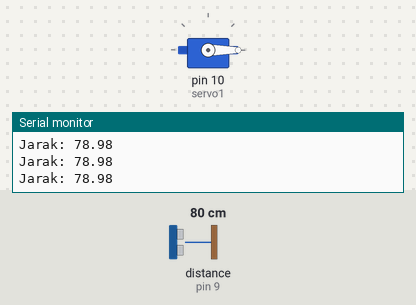
A sketch run on a simulated Arduino Uno, built with avr-gcc and run on an emulated ATmega328P. Parts: servo, the last lines printed to the serial monitor. Wiring (inferred from the names in the program): ultrasonic range finder: trigger pin 8; echo pin 9. Inputs (shaded band) come from the test bench; at power-on: distance to the obstacle (sensor on pin 9) 80 cm. The echo pulse lasts 58.3 µs per cm.

Above: at 2.2 s.
2.3 s: distance to the obstacle (sensor on pin 9) set to 22 cm
3.8 s: distance to the obstacle (sensor on pin 9) set to 18 cm
At 4.4 s:
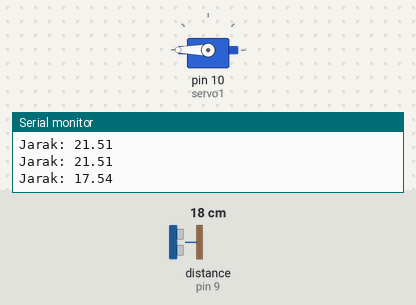
6.8 s: distance to the obstacle (sensor on pin 9) set to 35 cm
At 7.5 s:
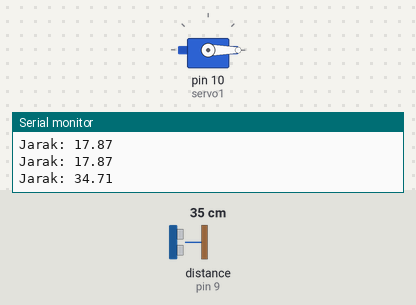
8.7 s: distance to the obstacle (sensor on pin 9) set to 2 cm
At 9.4 s:
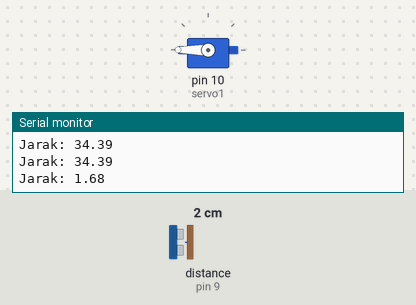
Timing chart, 0 to 12.7 s (numbered marks = the images above; inputs shaded):
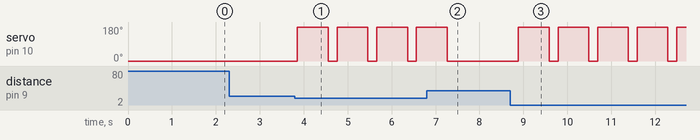

The sketch:

Sensor-Jarak-Servo.ino
```cpp
// menambahkan lubrary Servo
#include <Servo.h>

// inialisasi variabel untuk servo
Servo servo1;

// inialisasi pin ultrasonic
const int pinTRIGGER = 8;
const int pinECHO = 9;

// inialisasi variabel pembacaan sensor ultrasonic
// gunakan "float" untuk angka dengan koma
// atau gunakan "int" untuk angka tanpa koma
float durasi, jarak;


// ======================= program pengaturan awal ====================== //
void setup()
{
// inialisasi baud rate serial monitor
Serial.begin(9600);

// inialisasi pin servo
servo1.attach(10);

// menulis derajat awal servo (menutup)
servo1.write(0);

// inialisasi stauts I/O pin
pinMode(pinTRIGGER, OUTPUT);
pinMode(pinECHO, INPUT);

delay(1000);
}


// ============================== program utama ============================= //
void loop()
{
//pembacaan sesnor ulrasonic
//Mengaktifak pin Trigger selama 10mikrodetik
//Lalu dia non aktif
digitalWrite(pinTRIGGER, HIGH);
delayMicroseconds(10);
digitalWrite(pinTRIGGER, LOW);

//Mengaktifkan pin Echo yang menerima pantulan gelombang ultrasonik
//pulseIn = Lama durasi pin Echo menerima pantulan gelombang
//Menghitung rumus jarak(Lama durasi dibagi dua)
durasi = pulseIn(pinECHO, HIGH);
jarak = ((durasi * 0.034) / 2);

// menulis data pembacaan ultrasonic pada serial monitor
// jadi kita tahu jarak obejak yang terbaca
Serial.print("Jarak: ");
Serial.println(jarak);


// program buka tutup servo otomatis
// jika jarak objek terbaca <= 7 cm
// ubah dan sesuaikan jarak objek saat buka di sini, satuan cm
if (jarak <= 20)
{
// servo membuka, mnuju derajat 90
// ubah dan asesuaikan derajat buka di sini
servo1.write(180);

// delay membuka servo
// di sini disetting 3 detik membukanya
// ubah durasi buka di sini
delay(700);

// servo menutup kembali, menuju derajat 0
// ubah dan sesuaikan derajat tutup di sini
servo1.write(0);
}

// jika jarak objek terbaca lebih dari pernyataan di atas
else
{
// servo menutup, menuju derajat 0
// ubah dan sesuaikan derajat tutup di sini
servo1.write(0);
}


// delay program
delay(200);

}
```

Measured:
- the behaviour switches between 21 and 20 cm on distance to the obstacle (sensor on pin 9) (found by bisection; images 0 and 1)
- after the input at 3.8 s, servo on pin 10 (servo1): alternates 180° for 0.70 s and 0° for 0.20 s, starting after 0.06 s
- after the input at 6.8 s, servo on pin 10 (servo1): goes on until 7.3 s, then stays 0°
- after the input at 8.7 s, servo on pin 10 (servo1): alternates 180° for 0.70 s and 0° for 0.20 s, starting after 0.19 s
